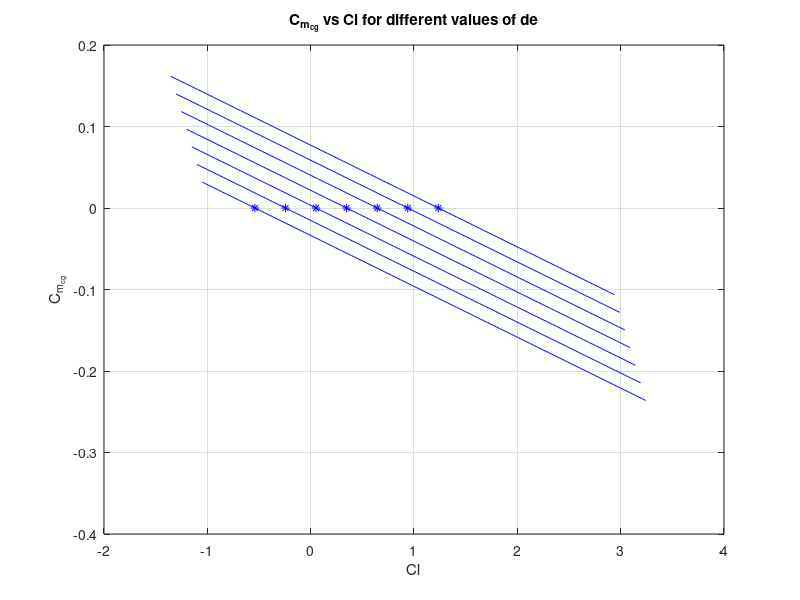
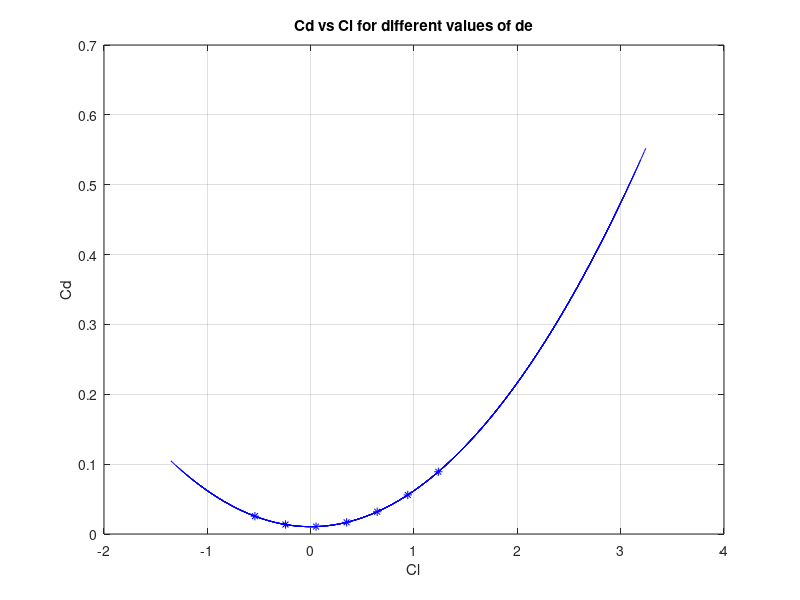

These figures' MATLAB source, in order:
clear;
x = -40;
x_cg = 378.77 ;
x_act = 1012.5 ;
x_acw = 327.5 ;
cl_a = 6.022;
c = 297;
a = -15:0.1:15;
I = ones(1,length(a));
ymarker = 0;
cl_t = 3.883;
e = 0.44;
cl_o = 0.945;
cl_de = cl_t * 0.75;
cd_o = 1.05*10^-2;
k = 0.0515;

for de = -3:1:3
%de =input('de');
de = de*pi/180;
x1_cg = x_cg - (x * 0.252); % Change in CG location of aircraft due to change in wing's location
x_np = ((x1_cg - x_act)/(x_cg - x_act)) * 47.34 + (x_acw - x); % Neutral point of Wing
sm = (x_np - x1_cg)/c; % Static Margin
cm_a = -1*cl_a*(x_np - x1_cg)/c; % Cm_alpha 
cm_o = (-0.242 )+( 0.945*(x1_cg - (x_acw - x))/c) + (0.139 * (x1_cg - x_act)/(x_cg - x_act) );
cm_de = -1.26 * ((x1_cg - x_act)/(x_cg - x_act)) ;
%disp(de);
%k = cm_de * de
cm_f = cm_o + cm_de * de ;
disp(cm_f);
f = cm_f * I + cm_a * a * pi/180;
xmarker = -1*cm_f / cm_a;
disp(f(101));
cl = cl_o * I + cl_de * de *  I + (cl_a + cl_t * (1-e))* a * pi/180;
xmarker = cl_o  + cl_de * de + (cl_a + cl_t * (1-e))* xmarker;
plot(cl,f,'b',xmarker,ymarker,'b*');
hold on;
grid on;
title('C_{m_{cg}} vs Cl for different values of de');
xlabel('Cl');
ylabel('C_{m_{cg}}');
end

figure;

for de = -3:1:3
de = de*pi/180;
cl = cl_o * I + cl_de * de * I+ (cl_a + cl_t * (1-e))* a * pi/180;
cd = cd_o * I + k * cl.*cl;
cm_f = cm_o + cm_de * de ;
xmarker = -1*cm_f / cm_a;
xmarker = cl_o  + cl_de * de + (cl_a + cl_t * (1-e))* xmarker;
ymarker = cd_o + k * xmarker*xmarker;
plot(cl,cd,'b',xmarker,ymarker,'b*');
hold on;
grid on;
title('Cd vs Cl for different values of de');
xlabel('Cl');
ylabel('Cd');
end



